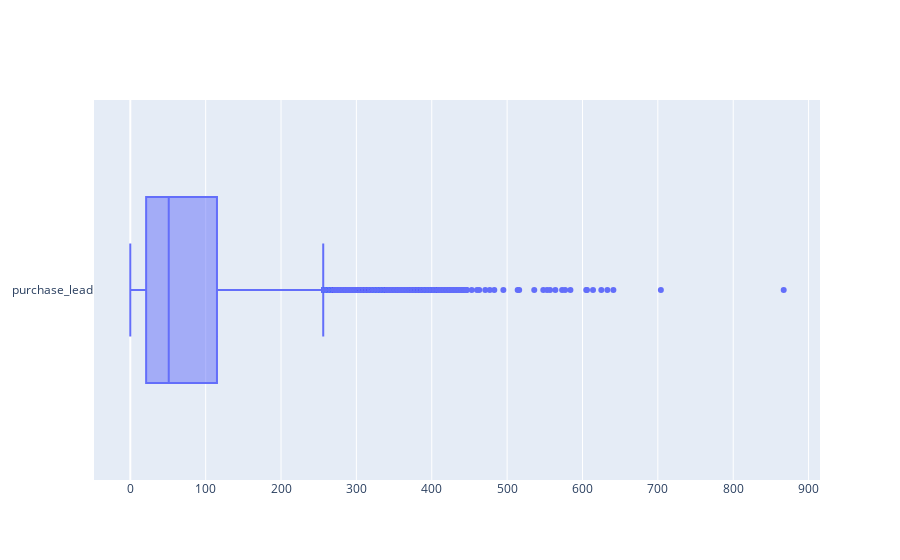

The notebook cell saved with this chart:
### Code cell
import plotly.graph_objects as go

# assuming df is your DataFrame and 'column_name' is the column you want to plot
fig = go.Figure(data=[go.Box(x=df['purchase_lead'], name='purchase_lead')])

fig.show()

### Figure 1 — Plotly figure (JSON) as saved in the notebook; plotly's stock layout.template omitted (floating-point values rounded to 4 significant figures; data arrays with more than 128 entries replaced by an {"elided": "..."} marker saying what was removed)
{"data": [{"name": "purchase_lead", "type": "box", "x": {"elided": "50000 int values"}}], "layout": {}}
